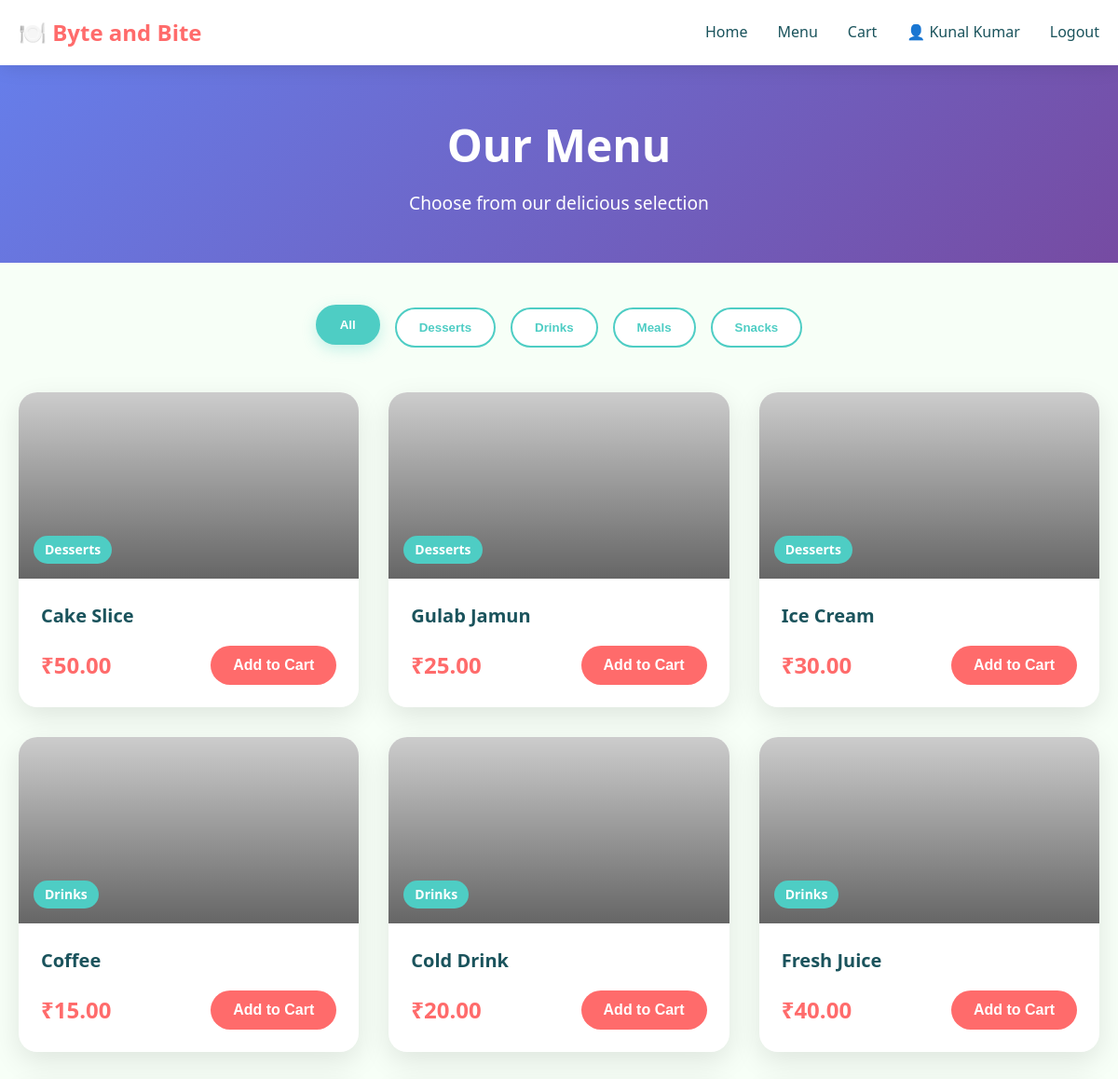
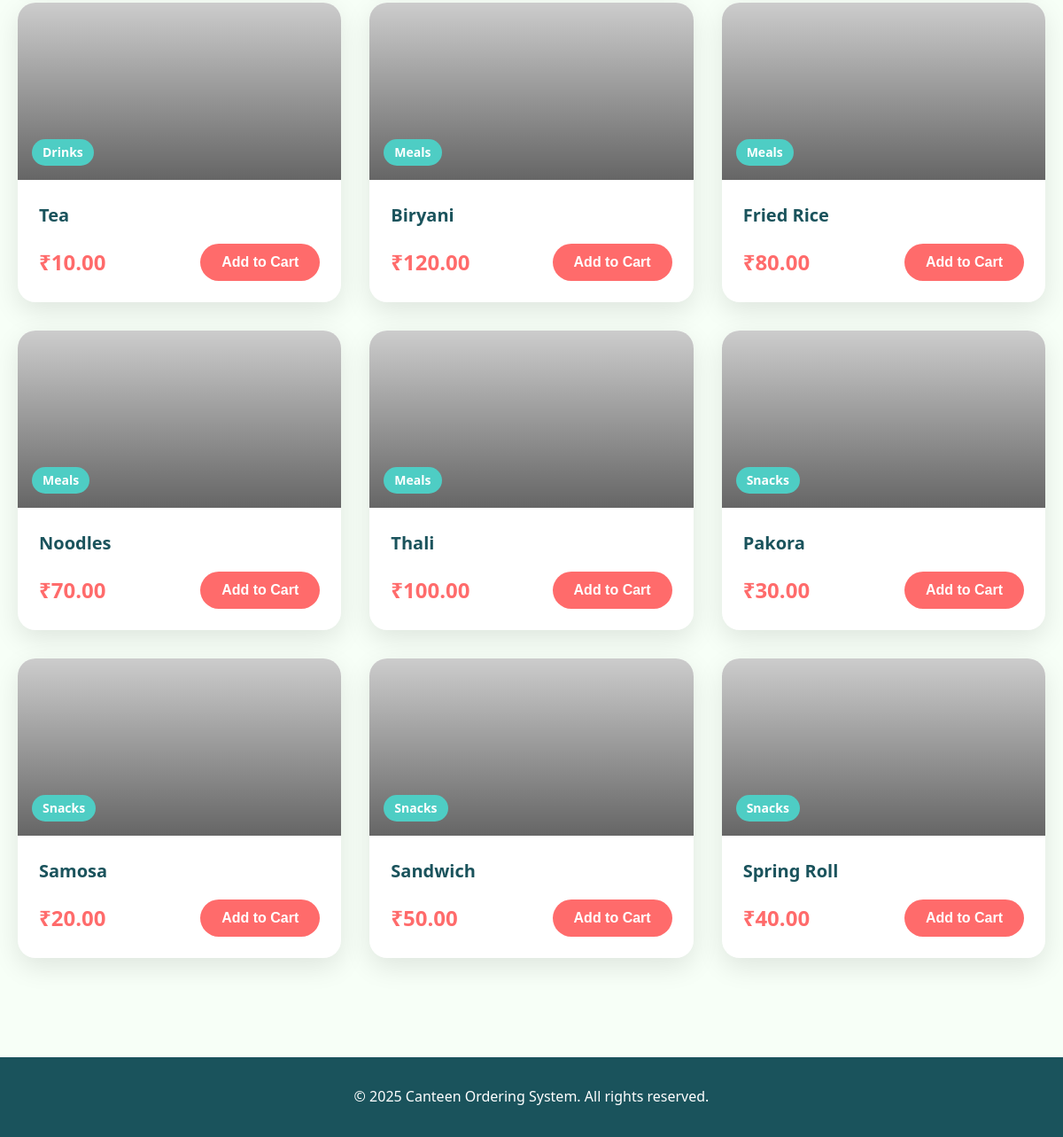
/menu (signed in), run on the app's committed database (2 pictures, top to bottom).
### tables this page shows
CREATE TABLE category (
            id INTEGER PRIMARY KEY AUTOINCREMENT,
            name TEXT UNIQUE NOT NULL
        );

CREATE TABLE food_item (
            id INTEGER PRIMARY KEY AUTOINCREMENT,
            category_id INTEGER NOT NULL,
            name TEXT NOT NULL,
            price REAL NOT NULL,
            image TEXT,
            FOREIGN KEY (category_id) REFERENCES category(id)
        );

### app.py (the view)
@app.route('/menu')
def menu():
    conn = get_db()
    cursor = conn.cursor()
    cursor.execute('SELECT * FROM category ORDER BY name')
    categories = cursor.fetchall()
    cursor.execute('''
        SELECT f.*, c.name as category_name
        FROM food_item f
        JOIN category c ON f.category_id = c.id
        ORDER BY c.name, f.name
    ''')
    items = cursor.fetchall()
    conn.close()
    return render_template('menu.html', categories=categories, items=items)

### app.py (called while the page is built)
def get_db():
    conn = sqlite3.connect(DATABASE)
    conn.row_factory = sqlite3.Row
    return conn

### templates/menu.html (shortened to what this page needs)
{% extends "base.html" %}
{% block content %}
<div class="menu-header">
    <div class="container">
        <h1 class="page-title animate__animated animate__fadeInDown">Our Menu</h1>
        <p class="page-subtitle animate__animated animate__fadeInUp">Choose from our delicious selection</p>
    </div>
</div>
<section class="menu-section">
    <div class="container">
        <div class="category-filter animate__animated animate__fadeInUp">
            <button class="filter-btn active" data-category="all">All</button>
            {% for category in categories %}
            <button class="filter-btn" data-category="{{ category.id }}">{{ category.name }}</button>
            {% endfor %}
        </div>
        <div class="menu-grid">
            {% for item in items %}
            <div class="menu-card animate__animated animate__fadeInUp" data-category="{{ item.category_id }}">
                <div class="menu-card-image">
                    <img src="{{ item.image or 'https://via.placeholder.com/300x200?text=' + item.name }}" alt="{{ item.name }}">
                    <div class="menu-card-overlay">
                        <span class="category-tag">{{ item.category_name }}</span>
                    </div>
                </div>
                <div class="menu-card-body">
                    <h3 class="menu-item-name">{{ item.name }}</h3>
                    <div class="menu-item-footer">
                        <span class="menu-item-price">₹{{ "%.2f"|format(item.price) }}</span>
                        <button class="btn btn-primary btn-add-to-cart"
                                data-id="{{ item.id }}"
                                data-name="{{ item.name }}"
                                data-price="{{ item.price }}"
                                data-image="{{ item.image }}">
                            Add to Cart
                        </button>
                    </div>
                </div>
            </div>
            {% endfor %}
        </div>
    </div>
</section>
{% endblock %}

### static/css/style.css (style rules this page uses)
:root { --primary: #ff6b6b; --accent: #4ecdc4; --dark: #1a535c; --background: #f7fff7; --white: #ffffff; --gray: #6c757d; --light-gray: #f8f9fa; --success: #51cf66; --danger: #ff6b6b; }
* { margin: 0; padding: 0; box-sizing: border-box; }
body { font-family: 'Segoe UI', Tahoma, Geneva, Verdana, sans-serif; background: var(--background); color: var(--dark); line-height: 1.6; }
.container { max-width: 1200px; margin: 0 auto; padding: 0 20px; }
.btn { padding: 0.75rem 1.5rem; border: none; border-radius: 50px; font-size: 1rem; font-weight: 600; cursor: pointer; transition: all 0.3s ease; text-decoration: none; display: inline-block; }
.btn-primary { background: var(--primary); color: white; }
.menu-header { background: linear-gradient(135deg, #667eea 0%, #764ba2 100%); padding: 3rem 0; text-align: center; color: white; }
.page-title { font-size: 3rem; margin-bottom: 0.5rem; }
.page-subtitle { font-size: 1.2rem; opacity: 0.9; }
.menu-section { padding: 3rem 0; }
.category-filter { display: flex; justify-content: center; gap: 1rem; margin-bottom: 3rem; flex-wrap: wrap; }
.filter-btn { padding: 0.75rem 1.5rem; background: white; border: 2px solid var(--accent); color: var(--accent); border-radius: 50px; font-weight: 600; cursor: pointer; transition: all 0.3s ease; }
.filter-btn:hover, .filter-btn.active { background: var(--accent); color: white; transform: translateY(-3px); box-shadow: 0 5px 15px rgba(78, 205, 196, 0.3); }
.menu-grid { display: grid; grid-template-columns: repeat(auto-fill, minmax(280px, 1fr)); gap: 2rem; }
.menu-card { background: white; border-radius: 20px; overflow: hidden; box-shadow: 0 10px 30px rgba(0, 0, 0, 0.1); transition: all 0.3s ease; }
.menu-card-image { position: relative; height: 200px; overflow: hidden; }
.menu-card-image img { width: 100%; height: 100%; object-fit: cover; transition: transform 0.3s ease; }
.menu-card-overlay { position: absolute; top: 0; left: 0; right: 0; bottom: 0; background: linear-gradient(to bottom, transparent, rgba(0, 0, 0, 0.5)); display: flex; align-items: flex-end; padding: 1rem; }
.category-tag { background: var(--accent); color: white; padding: 0.25rem 0.75rem; border-radius: 20px; font-size: 0.875rem; font-weight: 600; }
.menu-card-body { padding: 1.5rem; }
.menu-item-name { font-size: 1.25rem; margin-bottom: 1rem; color: var(--dark); }
.menu-item-footer { display: flex; justify-content: space-between; align-items: center; }
.menu-item-price { font-size: 1.5rem; font-weight: bold; color: var(--primary); }

### data on the page
category: name "Desserts"
category: name "Drinks"
category: name "Meals"
category: name "Snacks"
food_item: category_name "Desserts", name "Cake Slice", price "50.00"
food_item: category_name "Desserts", name "Gulab Jamun", price "25.00"
food_item: category_name "Desserts", name "Ice Cream", price "30.00"
food_item: category_name "Drinks", name "Coffee", price "15.00"
food_item: category_name "Drinks", name "Cold Drink", price "20.00"
food_item: category_name "Drinks", name "Fresh Juice", price "40.00"
food_item: category_name "Drinks", name "Tea", price "10.00"
food_item: category_name "Meals", name "Biryani", price "120.00"
food_item: category_name "Meals", name "Fried Rice", price "80.00"
food_item: category_name "Meals", name "Noodles", price "70.00"
food_item: category_name "Meals", name "Thali", price "100.00"
food_item: category_name "Snacks", name "Pakora", price "30.00"
food_item: category_name "Snacks", name "Samosa", price "20.00"
food_item: category_name "Snacks", name "Sandwich", price "50.00"
food_item: category_name "Snacks", name "Spring Roll", price "40.00"

### other printed values
{{ session.user_name }} "Kunal Kumar"
